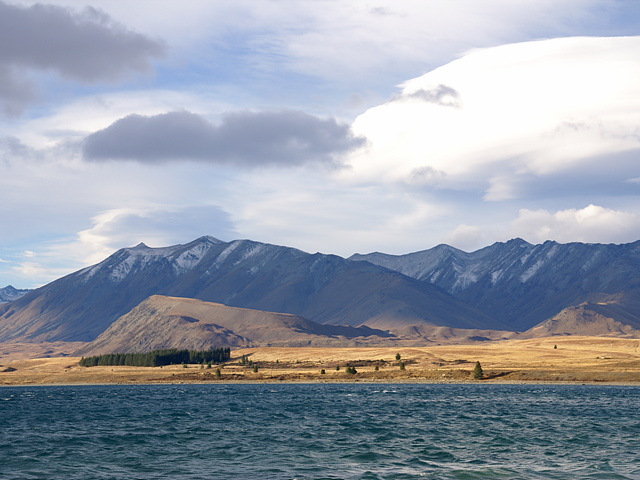
#> input picture mid_term/tekapo.bmp, 640 x 480 px
$ python test2.py
#> lines starting #> are read from the running program, lines starting #| are printed output that depends on the picture
import numpy as np
import cv2 as cv

src = cv.imread('tekapo.bmp')
#> src is the input picture: shape (480, 640, 3); mean B, G, R 169.8, 157.4, 149.7

a = src.shape[0]
#> a = 480
b = src.shape[1]
#> b = 640

# affine_mat = np.array([[1,0,150], [0,1,100]]).astype(np.float32)
# affine_mat = np.array([[1,0.3,0], [0,1,0]]).astype(np.float32)
affine_mat = np.array([[-1,0,b], [0,1,0]]).astype(np.float32)
#> affine_mat = [[-1, 0, 640], [0, 1, 0]]
# affine_mat = np.array([[2,0,0], [0,2,-a]]).astype(np.float32)

dst = cv.warpAffine(src, affine_mat, (0,0))
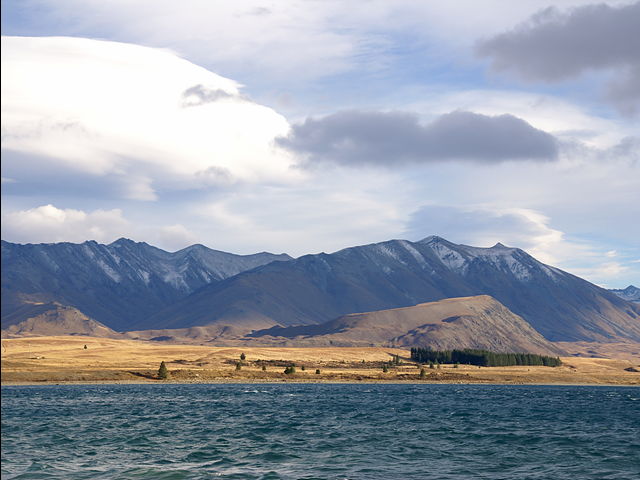
#> dst: shape (480, 640, 3); mean B, G, R 169.6, 157.1, 149.5
cv.imshow('dst',dst)
cv.waitKey()

$ run again, with mid_term/cat.bmp copied over mid_term/tekapo.bmp
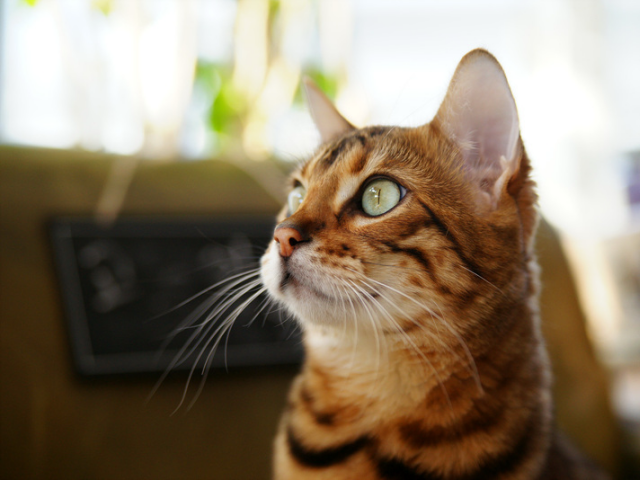
#> input picture mid_term/cat.bmp, 640 x 480 px
#> src is the input picture: shape (480, 640, 3); mean B, G, R 104.5, 125.6, 140.8
#> `dst = cv.warpAffine(src, affine_mat, (0,0))`:
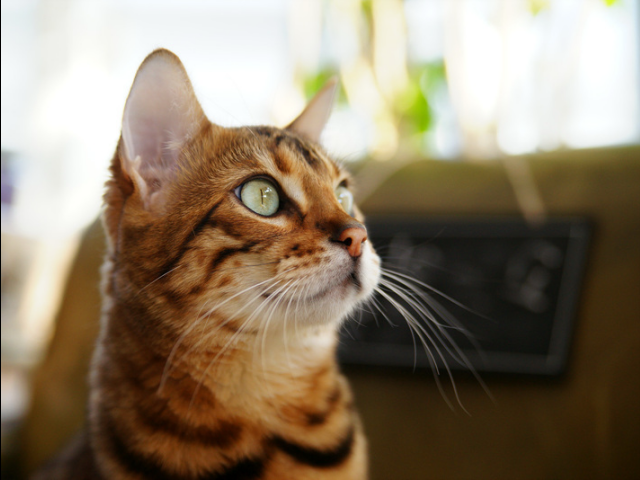
#> dst: shape (480, 640, 3); mean B, G, R 104.4, 125.5, 140.6
